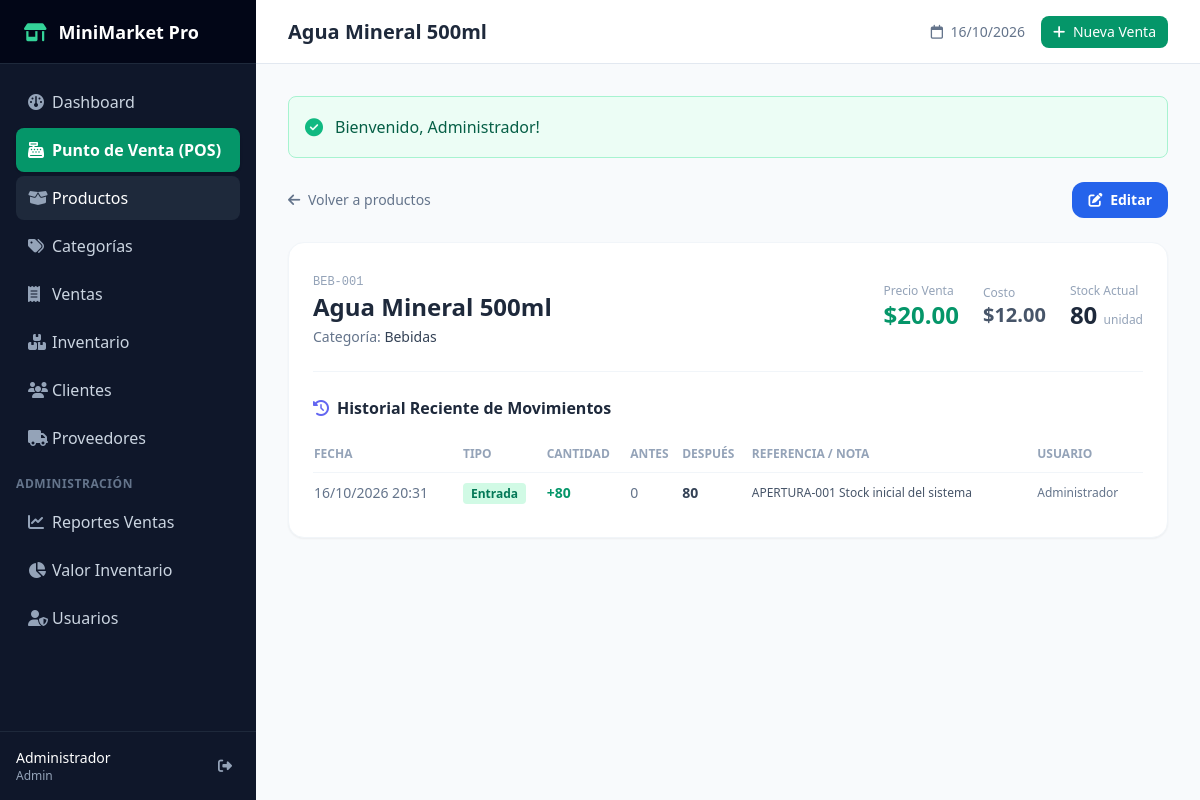
The app's page /products/1 (signed in) with its own data.
### tables this page shows
CREATE TABLE `products` (
  `id`            INT UNSIGNED NOT NULL AUTO_INCREMENT,
  `category_id`   INT UNSIGNED NOT NULL,
  `supplier_id`   INT UNSIGNED,
  `code`          VARCHAR(50) UNIQUE COMMENT 'Código de barras o código interno',
  `name`          VARCHAR(200) NOT NULL,
  `description`   TEXT,
  `unit`          VARCHAR(30) NOT NULL DEFAULT 'unidad' COMMENT 'unidad, kg, litro, caja, etc.',
  `cost_price`    DECIMAL(10,2) NOT NULL DEFAULT 0.00 COMMENT 'Precio de costo',
  `sale_price`    DECIMAL(10,2) NOT NULL DEFAULT 0.00 COMMENT 'Precio de venta',
  `stock`         INT NOT NULL DEFAULT 0 COMMENT 'Cantidad en inventario',
  `min_stock`     INT NOT NULL DEFAULT 5 COMMENT 'Stock mínimo para alerta',
  `image`         VARCHAR(255) DEFAULT NULL,
  `is_active`     TINYINT(1) NOT NULL DEFAULT 1,
  `created_at`    TIMESTAMP NOT NULL DEFAULT CURRENT_TIMESTAMP,
  `updated_at`    TIMESTAMP NOT NULL DEFAULT CURRENT_TIMESTAMP ON UPDATE CURRENT_TIMESTAMP,
  PRIMARY KEY (`id`),
  CONSTRAINT `fk_products_category` FOREIGN KEY (`category_id`) REFERENCES `categories` (`id`) ON DELETE RESTRICT ON UPDATE CASCADE,
  CONSTRAINT `fk_products_supplier` FOREIGN KEY (`supplier_id`) REFERENCES `suppliers` (`id`) ON DELETE SET NULL ON UPDATE CASCADE,
  INDEX `idx_code`        (`code`),
  INDEX `idx_name`        (`name`),
  INDEX `idx_category`    (`category_id`),
  INDEX `idx_stock_alert` (`stock`, `min_stock`)
);

CREATE TABLE `users` (
  `id`           INT UNSIGNED NOT NULL AUTO_INCREMENT,
  `name`         VARCHAR(100) NOT NULL,
  `email`        VARCHAR(150) NOT NULL UNIQUE,
  `password`     VARCHAR(255) NOT NULL,
  `role`         ENUM('admin','cajero','almacen') NOT NULL DEFAULT 'cajero',
  `is_active`    TINYINT(1) NOT NULL DEFAULT 1,
  `created_at`   TIMESTAMP NOT NULL DEFAULT CURRENT_TIMESTAMP,
  `updated_at`   TIMESTAMP NOT NULL DEFAULT CURRENT_TIMESTAMP ON UPDATE CURRENT_TIMESTAMP,
  PRIMARY KEY (`id`),
  INDEX `idx_email` (`email`),
  INDEX `idx_role`  (`role`)
);

CREATE TABLE `categories` (
  `id`           INT UNSIGNED NOT NULL AUTO_INCREMENT,
  `name`         VARCHAR(100) NOT NULL UNIQUE,
  `description`  TEXT,
  `is_active`    TINYINT(1) NOT NULL DEFAULT 1,
  `created_at`   TIMESTAMP NOT NULL DEFAULT CURRENT_TIMESTAMP,
  `updated_at`   TIMESTAMP NOT NULL DEFAULT CURRENT_TIMESTAMP ON UPDATE CURRENT_TIMESTAMP,
  PRIMARY KEY (`id`)
);

CREATE TABLE `inventory_movements` (
  `id`           INT UNSIGNED NOT NULL AUTO_INCREMENT,
  `product_id`   INT UNSIGNED NOT NULL,
  `user_id`      INT UNSIGNED NOT NULL,
  `type`         ENUM('entrada','salida','ajuste') NOT NULL,
  `quantity`     INT NOT NULL COMMENT 'Positivo=entrada, Negativo=salida',
  `stock_before` INT NOT NULL,
  `stock_after`  INT NOT NULL,
  `reference`    VARCHAR(100) COMMENT 'Nro. factura, orden compra, etc.',
  `notes`        TEXT,
  `created_at`   TIMESTAMP NOT NULL DEFAULT CURRENT_TIMESTAMP,
  PRIMARY KEY (`id`),
  CONSTRAINT `fk_inv_product` FOREIGN KEY (`product_id`) REFERENCES `products` (`id`) ON DELETE RESTRICT ON UPDATE CASCADE,
  CONSTRAINT `fk_inv_user`    FOREIGN KEY (`user_id`)    REFERENCES `users`    (`id`) ON DELETE RESTRICT ON UPDATE CASCADE,
  INDEX `idx_product`    (`product_id`),
  INDEX `idx_type`       (`type`),
  INDEX `idx_created`    (`created_at`)
);

### app/Views/products/show.php (the view)
<div class="space-y-6">
    <div class="flex items-center justify-between">
        <a href="/products" class="text-sm text-slate-500 hover:text-slate-800">
            <i class="fa-solid fa-arrow-left mr-1"></i> Volver a productos
        </a>
        <a href="/products/<?= $product['id'] ?>/edit" class="bg-blue-600 hover:bg-blue-500 text-white px-4 py-2 rounded-xl text-sm font-semibold transition">
            <i class="fa-solid fa-pen-to-square mr-1"></i> Editar
        </a>
    </div>
    <div class="bg-white rounded-2xl border border-slate-100 shadow-sm p-6">
        <div class="flex flex-col md:flex-row md:items-center justify-between gap-4 pb-6 border-b border-slate-100">
            <div>
                <span class="text-xs font-mono text-slate-400 uppercase"><?= htmlspecialchars($product['code'] ?? 'Sin código') ?></span>
                <h2 class="text-2xl font-bold text-slate-800"><?= htmlspecialchars($product['name']) ?></h2>
                <div class="text-sm text-slate-500 mt-1">Categoría: <span class="font-medium text-slate-700"><?= htmlspecialchars($product['category_name']) ?></span></div>
            </div>
            <div class="flex items-center space-x-6">
                <div>
                    <div class="text-xs text-slate-400">Precio Venta</div>
                    <div class="text-2xl font-bold text-emerald-600">$<?= number_format((float)$product['sale_price'], 2) ?></div>
                </div>
                <div>
                    <div class="text-xs text-slate-400">Costo</div>
                    <div class="text-xl font-bold text-slate-600">$<?= number_format((float)$product['cost_price'], 2) ?></div>
                </div>
                <div>
                    <div class="text-xs text-slate-400">Stock Actual</div>
                    <div class="text-2xl font-bold <?= $product['stock'] <= $product['min_stock'] ? 'text-rose-600' : 'text-slate-800' ?>">
                        <?= (int)$product['stock'] ?> <span class="text-xs text-slate-400 font-normal"><?= htmlspecialchars($product['unit']) ?></span>
                    </div>
                </div>
            </div>
        </div>
        <div class="pt-6">
            <h3 class="text-base font-bold text-slate-800 mb-4 flex items-center">
                <i class="fa-solid fa-history mr-2 text-indigo-500"></i> Historial Reciente de Movimientos
            </h3>
            <div class="overflow-x-auto">
                <table class="w-full text-left text-sm">
                    <thead class="text-xs text-slate-400 uppercase border-b border-slate-100">
                        <tr>
                            <th class="py-2.5">Fecha</th>
                            <th class="py-2.5">Tipo</th>
                            <th class="py-2.5">Cantidad</th>
                            <th class="py-2.5">Antes</th>
                            <th class="py-2.5">Después</th>
                            <th class="py-2.5">Referencia / Nota</th>
                            <th class="py-2.5">Usuario</th>
                        </tr>
                    </thead>
                    <tbody class="divide-y divide-slate-100">
                        <?php if (empty($movements)): ?>
                            <tr><td colspan="7" class="py-6 text-center text-slate-400 text-xs">Sin movimientos registrados</td></tr>
                        <?php else: ?>
                            <?php foreach ($movements as $m): ?>
                                <tr>
                                    <td class="py-2.5 text-slate-500"><?= date('d/m/Y H:i', strtotime($m['created_at'])) ?></td>
                                    <td class="py-2.5">
                                        <span class="px-2 py-0.5 rounded text-xs font-semibold <?= $m['type'] === 'entrada' ? 'bg-emerald-100 text-emerald-700' : ($m['type'] === 'salida' ? 'bg-rose-100 text-rose-700' : 'bg-amber-100 text-amber-700') ?>">
                                            <?= ucfirst($m['type']) ?>
                                        </span>
                                    </td>
                                    <td class="py-2.5 font-bold <?= $m['type'] === 'entrada' ? 'text-emerald-600' : 'text-rose-600' ?>">
                                        <?= $m['type'] === 'entrada' ? '+' : '-' ?><?= abs($m['quantity']) ?>
                                    </td>
                                    <td class="py-2.5 text-slate-500"><?= $m['stock_before'] ?></td>
                                    <td class="py-2.5 font-semibold text-slate-700"><?= $m['stock_after'] ?></td>
                                    <td class="py-2.5 text-slate-600 text-xs"><?= htmlspecialchars($m['reference'] ?? '') ?> <?= htmlspecialchars($m['notes'] ?? '') ?></td>
                                    <td class="py-2.5 text-slate-500 text-xs"><?= htmlspecialchars($m['user_name']) ?></td>
                                </tr>
                            <?php endforeach; ?>
                        <?php endif; ?>
                    </tbody>
                </table>
            </div>
        </div>
    </div>
</div>

### app/Core/Router.php (shortened to what the rows shown need)
<?php
final class Router
{
    private array $routes = [];
    public function get(string $path, string $controller, string $action): void
    {
        $this->routes['GET'][$path] = [$controller, $action];
    }
    public function post(string $path, string $controller, string $action): void
    {
        $this->routes['POST'][$path] = [$controller, $action];
    }
    public function dispatch(string $method, string $uri): void
    {
        $path = parse_url($uri, PHP_URL_PATH);
        $path = rtrim($path, '/') ?: '/';
        foreach ($this->routes[$method] ?? [] as $route => $handler) {
            $pattern = preg_replace('/\{(\w+)\}/', '(?P<$1>[^/]+)', $route);
            $pattern = '#^' . $pattern . '$#';
            if (preg_match($pattern, $path, $matches)) {
                $params = array_filter($matches, 'is_string', ARRAY_FILTER_USE_KEY);
                [$controllerClass, $action] = $handler;
                $this->callController($controllerClass, $action, $params);
                return;
            }
        }
    }
    private function callController(string $controllerClass, string $action, array $params): void
    {
        $controller = new $fullClass();
        $controller->$action($params);
    }
}

### app/Views/layouts/main.php (shortened to what the rows shown need)
<?php
$user = Auth::user();
$flashSuccess = Session::getFlash('success');
?>
<!DOCTYPE html>
<html lang="es" class="h-full bg-slate-50">
<head>
    <script src="https://cdn.tailwindcss.com"></script>
    <link rel="stylesheet" href="https://cdnjs.cloudflare.com/ajax/libs/font-awesome/6.4.0/css/all.min.css">
</head>
<body class="h-full flex flex-col font-sans text-slate-800">
    <div class="flex h-full">
        <aside class="w-64 bg-slate-900 text-slate-300 flex flex-col shrink-0">
            <div class="h-16 flex items-center px-6 bg-slate-950 font-bold text-lg text-white border-b border-slate-800">
                <i class="fa-solid fa-shop text-emerald-400 mr-3"></i> MiniMarket Pro
            </div>
            <nav class="flex-1 px-4 py-4 space-y-1 overflow-y-auto">
                <a href="/dashboard" class="flex items-center px-3 py-2.5 rounded-lg hover:bg-slate-800 hover:text-white transition <?= str_starts_with($_SERVER['REQUEST_URI'], '/dashboard') ? 'bg-slate-800 text-white font-semibold' : '' ?>">
                    <i class="fa-solid fa-gauge w-6 text-slate-400"></i> Dashboard
                </a>
                <a href="/pos" class="flex items-center px-3 py-2.5 rounded-lg bg-emerald-600 hover:bg-emerald-500 text-white font-semibold transition mt-2 mb-2 shadow">
                    <i class="fa-solid fa-cash-register w-6"></i> Punto de Venta (POS)
                </a>
                <a href="/products" class="flex items-center px-3 py-2.5 rounded-lg hover:bg-slate-800 hover:text-white transition <?= str_starts_with($_SERVER['REQUEST_URI'], '/products') ? 'bg-slate-800 text-white' : '' ?>">
                    <i class="fa-solid fa-box-open w-6 text-slate-400"></i> Productos
                </a>
                <a href="/categories" class="flex items-center px-3 py-2.5 rounded-lg hover:bg-slate-800 hover:text-white transition <?= str_starts_with($_SERVER['REQUEST_URI'], '/categories') ? 'bg-slate-800 text-white' : '' ?>">
                    <i class="fa-solid fa-tags w-6 text-slate-400"></i> Categorías
                </a>
                <a href="/sales" class="flex items-center px-3 py-2.5 rounded-lg hover:bg-slate-800 hover:text-white transition <?= str_starts_with($_SERVER['REQUEST_URI'], '/sales') ? 'bg-slate-800 text-white' : '' ?>">
                    <i class="fa-solid fa-receipt w-6 text-slate-400"></i> Ventas
                </a>
                <a href="/inventory" class="flex items-center px-3 py-2.5 rounded-lg hover:bg-slate-800 hover:text-white transition <?= str_starts_with($_SERVER['REQUEST_URI'], '/inventory') ? 'bg-slate-800 text-white' : '' ?>">
                    <i class="fa-solid fa-boxes-stacked w-6 text-slate-400"></i> Inventario
                </a>
                <a href="/customers" class="flex items-center px-3 py-2.5 rounded-lg hover:bg-slate-800 hover:text-white transition <?= str_starts_with($_SERVER['REQUEST_URI'], '/customers') ? 'bg-slate-800 text-white' : '' ?>">
                    <i class="fa-solid fa-users w-6 text-slate-400"></i> Clientes
                </a>
                <a href="/suppliers" class="flex items-center px-3 py-2.5 rounded-lg hover:bg-slate-800 hover:text-white transition <?= str_starts_with($_SERVER['REQUEST_URI'], '/suppliers') ? 'bg-slate-800 text-white' : '' ?>">
                    <i class="fa-solid fa-truck w-6 text-slate-400"></i> Proveedores
                </a>
                <?php if (Auth::isAdmin()): ?>
                <div class="pt-3 pb-1 text-xs font-semibold uppercase tracking-wider text-slate-500">Administración</div>
                <a href="/reports/sales" class="flex items-center px-3 py-2.5 rounded-lg hover:bg-slate-800 hover:text-white transition <?= str_starts_with($_SERVER['REQUEST_URI'], '/reports/sales') ? 'bg-slate-800 text-white' : '' ?>">
                    <i class="fa-solid fa-chart-line w-6 text-slate-400"></i> Reportes Ventas
                </a>
                <a href="/reports/inventory" class="flex items-center px-3 py-2.5 rounded-lg hover:bg-slate-800 hover:text-white transition <?= str_starts_with($_SERVER['REQUEST_URI'], '/reports/inventory') ? 'bg-slate-800 text-white' : '' ?>">
                    <i class="fa-solid fa-chart-pie w-6 text-slate-400"></i> Valor Inventario
                </a>
                <a href="/users" class="flex items-center px-3 py-2.5 rounded-lg hover:bg-slate-800 hover:text-white transition <?= str_starts_with($_SERVER['REQUEST_URI'], '/users') ? 'bg-slate-800 text-white' : '' ?>">
                    <i class="fa-solid fa-user-shield w-6 text-slate-400"></i> Usuarios
                </a>
                <?php endif; ?>
            </nav>
            <div class="p-4 border-t border-slate-800 flex items-center justify-between text-sm">
                <div>
                    <div class="font-medium text-white"><?= htmlspecialchars($user['name'] ?? 'Usuario') ?></div>
                    <div class="text-xs text-slate-400 capitalize"><?= htmlspecialchars($user['role'] ?? '') ?></div>
                </div>
                <a href="/logout" title="Cerrar Sesión" class="text-slate-400 hover:text-rose-400 transition p-2">
                    <i class="fa-solid fa-right-from-bracket"></i>
                </a>
            </div>
        </aside>
        <div class="flex-1 flex flex-col overflow-hidden">
            <header class="h-16 bg-white border-b border-slate-200 flex items-center justify-between px-8 shrink-0">
                <h1 class="text-xl font-bold text-slate-800"><?= htmlspecialchars($title ?? '') ?></h1>
                <div class="flex items-center space-x-4">
                    <span class="text-sm text-slate-500"><i class="fa-regular fa-calendar mr-1"></i> <?= date('d/m/Y') ?></span>
                    <a href="/pos" class="bg-emerald-600 text-white px-3 py-1.5 rounded-lg text-sm font-medium hover:bg-emerald-700 transition">
                        <i class="fa-solid fa-plus mr-1"></i> Nueva Venta
                    </a>
                </div>
            </header>
            <main class="flex-1 overflow-y-auto p-8 bg-slate-50">
                <?php if ($flashSuccess): ?>
                    <div class="mb-6 p-4 rounded-lg bg-emerald-50 border border-emerald-200 text-emerald-800 flex items-center">
                        <i class="fa-solid fa-circle-check text-emerald-500 mr-3 text-lg"></i>
                        <span><?= htmlspecialchars($flashSuccess) ?></span>
                    </div>
                <?php endif; ?>
                <?= $content ?? '' ?>
            </main>
        </div>
    </div>
</body>
</html>

### records on screen
products: users.name "Administrador", code "BEB-001", name "Agua Mineral 500ml", category.name "Bebidas", sale_price "20.00", cost_price "12.00", stock "80", unit "unidad"
inventory_movements: created_at "16/10/2026 20:31", type "Entrada", quantity "80", stock_before "0", stock_after "80", reference "APERTURA-001", notes "Stock inicial del sistema", user.name "Administrador"
